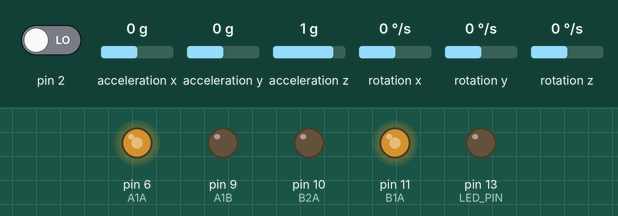
This sketch was run on a simulated Arduino Uno, built with avr-gcc and run on an emulated ATmega328P. On the bench: output pins drawn as LEDs (lit = HIGH). Inputs (shaded band) come from the test bench; at power-on: acceleration z 1 g, pin 2 LOW, acceleration x 0 g, acceleration y 0 g, rotation x 0 °/s, rotation y 0 °/s, rotation z 0 °/s. The sensor or clock chip raises its interrupt line as the real part does; what the sketch prints to the serial monitor is not drawn.

Above: at 0.63 s.
At 1.7 s:
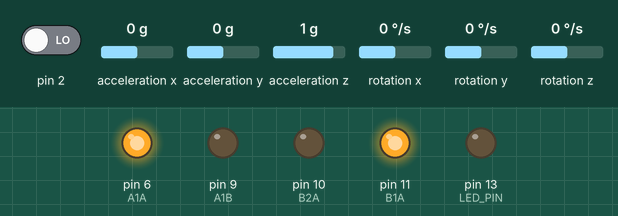
1.8 s: acceleration z set to 0.1 g
4.8 s: acceleration z set to -0.2 g
At 5.3 s:
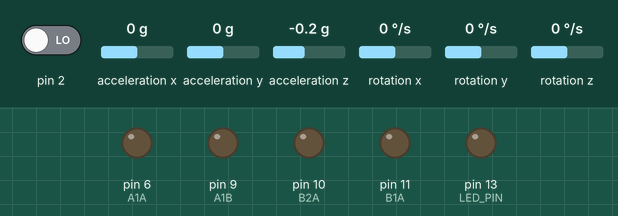
Timing chart, 0 to 7.8 s (numbered marks = the images above; inputs shaded):
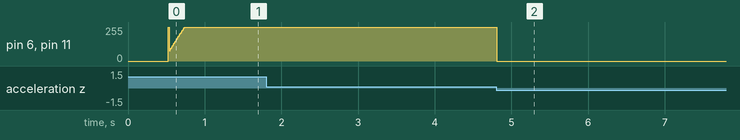

Measured:
- the behaviour switches between 0 and -0.1 g on acceleration z (found by bisection; images 1 and 2)
- after the input at 1.8 s, every drawn part: stays the same
- after the input at 4.8 s, pin 6 (A1A), pin 11 (B1A): 255/255 → 0/255 at once

The sketch:

pid_attempt2.ino
```cpp
#include "I2Cdev.h"

#include "MPU6050_6Axis_MotionApps20.h"

#if I2CDEV_IMPLEMENTATION == I2CDEV_ARDUINO_WIRE
    #include "Wire.h"
#endif


MPU6050 mpu;

#define OUTPUT_READABLE_YAWPITCHROLL

#define LED_PIN 13
bool blinkState = false;

// MPU control/status vars
bool dmpReady = false;  // set true if DMP init was successful
uint8_t mpuIntStatus;   // holds actual interrupt status byte from MPU
uint8_t devStatus;      // return status after each device operation (0 = success, !0 = error)
uint16_t packetSize;    // expected DMP packet size (default is 42 bytes)
uint16_t fifoCount;     // count of all bytes currently in FIFO
uint8_t fifoBuffer[64]; // FIFO storage buffer

// orientation/motion vars
Quaternion q;           // [w, x, y, z]         quaternion container
VectorInt16 aa;         // [x, y, z]            accel sensor measurements
VectorInt16 aaReal;     // [x, y, z]            gravity-free accel sensor measurements
VectorInt16 aaWorld;    // [x, y, z]            world-frame accel sensor measurements
VectorFloat gravity;    // [x, y, z]            gravity vector
float euler[3];         // [psi, theta, phi]    Euler angle container
float ypr[3];           // [yaw, pitch, roll]   yaw/pitch/roll container and gravity vector

// packet structure for InvenSense teapot demo
uint8_t teapotPacket[14] = { '$', 0x02, 0,0, 0,0, 0,0, 0,0, 0x00, 0x00, '\r', '\n' };
//*************************************************************************************************************************************************************************
//                                                 Variables

float OldP = 0;         // Previous value used to calculate change in P //  DELTA P
float P = 0;            //  Proportional component
float I = 0;            //  Integral        just the sum of P over time
float OldI = 0;         //  previous value of I for calculation of Delta I
float D = 0;            //  Differential       D = P - OldP
float bp = -60;         // balance point
float pwm = 0;          // value of Pulse Width Modulation  to ENA ENB
long a = 0;             // L298N to IN 1 to 4
long b = 0;             //
// const int PinR1 = 5;    //  arduino  pin 5 to l298  pin IN4
// const int PinR2 = 6;    //  arduino  pin 6 to l298  pin IN3
// const int PinL1 = 7;    //  arduino  pin 7 to l298  pin IN1
// const int PinL2 = 8;    //  arduino  pin 8 to l298  pin IN2
// const int PwmR  = 9;    //  arduino  pin 9 to l298  pin ENB
// const int PwmL  = 10;   //  arduino  pin 10 to l298  pin ENA
// Motor Links (vooraanzicht)
const int A1A = 6;      // orange
const int A1B = 9;      // brown
// Motor Rechts (vooraanzicht)
const int B1A = 11;     // yellow
const int B2A = 10;     // green
//****************************************************************************************************************************************************


// ================================================================
// ===               INTERRUPT DETECTION ROUTINE                ===
// ================================================================

volatile bool mpuInterrupt = false;     // indicates whether MPU interrupt pin has gone high
void dmpDataReady() {
    mpuInterrupt = true;
}


// ================================================================
// ===                      INITIAL SETUP                       ===
// ================================================================

void setup() {
//*********************************************************************************************************************************************************
// arduino to l298 pins hopefully self explanatory
      pinMode(A1A,OUTPUT);
      pinMode(A1B,OUTPUT);
      pinMode(B1A,OUTPUT);
      pinMode(B2A,OUTPUT);
//**********************************************************************************************************************************************************
    // join I2C bus (I2Cdev library doesn't do this automatically)
    #if I2CDEV_IMPLEMENTATION == I2CDEV_ARDUINO_WIRE
        Wire.begin();
        TWBR = 24; // 400kHz I2C clock (200kHz if CPU is 8MHz)
    #elif I2CDEV_IMPLEMENTATION == I2CDEV_BUILTIN_FASTWIRE
        Fastwire::setup(400, true);
    #endif

    // initialize serial communication
    Serial.begin(57600);
    while (!Serial); //

    // initialize device
    Serial.println(F("Initializing I2C devices..."));
    mpu.initialize();

    // verify connection
    Serial.println(F("Testing device connections..."));
    Serial.println(mpu.testConnection() ? F("MPU6050 connection successful") : F("MPU6050 connection failed"));


// load and configure the DMP
    Serial.println(F("Initializing DMP..."));
    devStatus = mpu.dmpInitialize();

    // supply your own gyro offsets here, scaled for min sensitivity
 //****************************************************************************************************************************************
 //  use calibration program to get your own values
    mpu.setXGyroOffset(44);//(220);
    mpu.setYGyroOffset(-21);//(76);
    mpu.setZGyroOffset(-30);//(-85);
    mpu.setXAccelOffset(-1875);//(1788); // 1688 factory default for my test chip
    mpu.setYAccelOffset(-1426);
    mpu.setZAccelOffset(2215);
 //****************************************************************************************************************************************
    // make sure it worked (returns 0 if so)
    if (devStatus == 0) {
        // turn on the DMP, now that it's ready
        Serial.println(F("Enabling DMP..."));
        mpu.setDMPEnabled(true);

        // enable Arduino interrupt detection
        Serial.println(F("Enabling interrupt detection (Arduino external interrupt 0)..."));
        attachInterrupt(0, dmpDataReady, RISING);
        mpuIntStatus = mpu.getIntStatus();

        // set our DMP Ready flag so the main loop() function knows it's okay to use it
        Serial.println(F("DMP ready! Waiting for first interrupt..."));
        dmpReady = true;

        // get expected DMP packet size for later comparison
        packetSize = mpu.dmpGetFIFOPacketSize();
    } else {
        // ERROR!
        // 1 = initial memory load failed
        // 2 = DMP configuration updates failed
        // (if it's going to break, usually the code will be 1)
        Serial.print(F("DMP Initialization failed (code "));
        Serial.print(devStatus);
        Serial.println(F(")"));
    }

    // configure LED for output
    pinMode(LED_PIN, OUTPUT);

}

// ================================================================
// ===                    MAIN PROGRAM LOOP                     ===
// ================================================================

void loop() {
    // if programming failed, don't try to do anything
    if (!dmpReady) return;

    // wait for MPU interrupt or extra packet(s) available
    while (!mpuInterrupt && fifoCount < packetSize) {
        // other program behavior stuff here


     }

    // reset interrupt flag and get INT_STATUS byte
    mpuInterrupt = false;
    mpuIntStatus = mpu.getIntStatus();

    // get current FIFO count
    fifoCount = mpu.getFIFOCount();

    // check for overflow (this should never happen unless our code is too inefficient)
    if ((mpuIntStatus & 0x10) || fifoCount == 1024) {
        // reset so we can continue cleanly
        mpu.resetFIFO();
        Serial.println(F("FIFO overflow!"));

    // otherwise, check for DMP data ready interrupt (this should happen frequently)
    } else if (mpuIntStatus & 0x02) {
        // wait for correct available data length, should be a VERY short wait
        while (fifoCount < packetSize) fifoCount = mpu.getFIFOCount();

        // read a packet from FIFO
        mpu.getFIFOBytes(fifoBuffer, packetSize);

        // track FIFO count here in case there is > 1 packet available
        // (this lets us immediately read more without waiting for an interrupt)
        fifoCount -= packetSize;

        #ifdef OUTPUT_READABLE_YAWPITCHROLL
          // display Euler angles in degrees
          mpu.dmpGetQuaternion(&q, fifoBuffer);
          mpu.dmpGetGravity(&gravity, &q);
          mpu.dmpGetYawPitchRoll(ypr, &q, &gravity);


//*********************************************************************************************************************************************************************
//
// PID control based on Pseudocode from https://en.wikipedia.org/wiki/PID_controller
// and the balance point idea from https://www.youtube.com/user/jmhrvy1947

          OldP =P;                     // save value of P
          P = (ypr[2] * 1000) + bp;    // update P from MPU add bp to correct for balance
          OldI = I;                    // save old I
          I = I + (P * 0.05) ;
          I = I + ((I - OldI)*2  );     // calulate new I
          if( I >  250 ) I =  250;           // LIMIT  Stop I building up too high
          if( I < -250 ) I = -250;           // or too low value
          D = P - OldP;                      //  D differential   change in P
          pwm = ( P * 1 ) + ( I  ) + ( D * 10 ) ; // P I D

          a = 0;
          b = 0;
          if(pwm < 0){
            a = 0;
            b = 1;
             bp = bp - 0.01;
            // digitalWrite(13, 0);
          }
          if(pwm > 0){
            a = 1;
            b = 0;
            bp = bp + 0.01;
            // digitalWrite(13, 1);
          }
          /////////////////////////////
          // remove sign from PWM as - value has no meaning
          pwm  = abs(pwm);
          if ( pwm < 0) pwm = 0;
          if ( pwm > 255) pwm = 255;

            if(abs(ypr[2]) < abs(1.1)){
                if (a = 1){
                  Forward(pwm);
                } else {
                  Reverse(pwm);
                }
              }
           else{
              // analogWrite(PwmR , 0);
              // analogWrite(PwmL , 0);
              Stop(); //Hold the wheels still
              I = 0;
              bp = -98;
              delay(1000);
           }

 //********************************************************************************************************************************************************
        #endif
    }
}

void Forward(int pwm) //Code to rotate the wheel forward
{
    analogWrite(A1A, pwm);
    analogWrite(A1B, 0);
    analogWrite(B1A, pwm);
    analogWrite(B2A, 0);
    Serial.print("F");
}

void Reverse(int pwm) //Code to rotate the wheel Backward
{
    analogWrite(A1A, 0);
    analogWrite(A1B, pwm);
    analogWrite(B1A, 0);
    analogWrite(B2A, pwm);
    Serial.print("R");
}

void Stop() //Code to stop both the wheels
{
    analogWrite(A1A, 0);
    analogWrite(A1B, 0);
    analogWrite(B1A, 0);
    analogWrite(B2A, 0);
    Serial.print("S");
}
```
